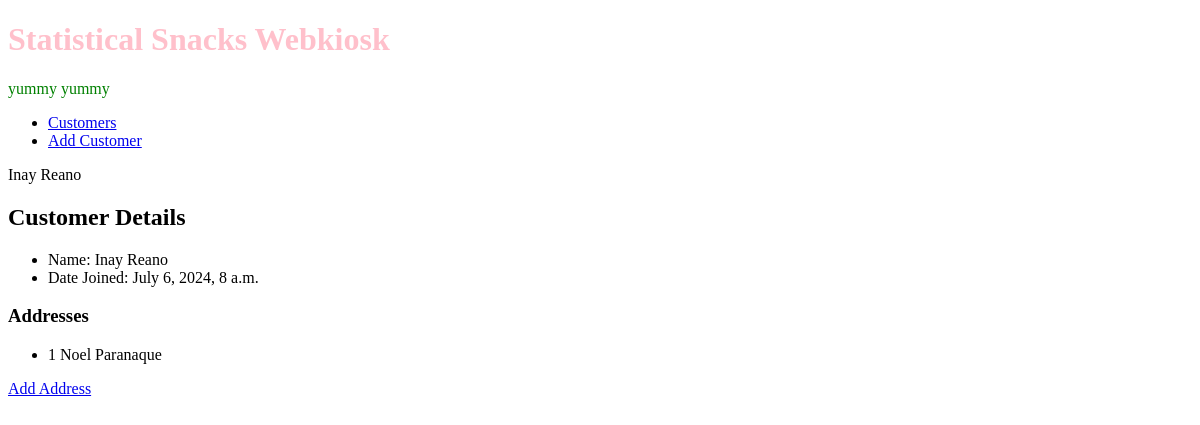
The app's page /webkiosk/customer/1/, older data.
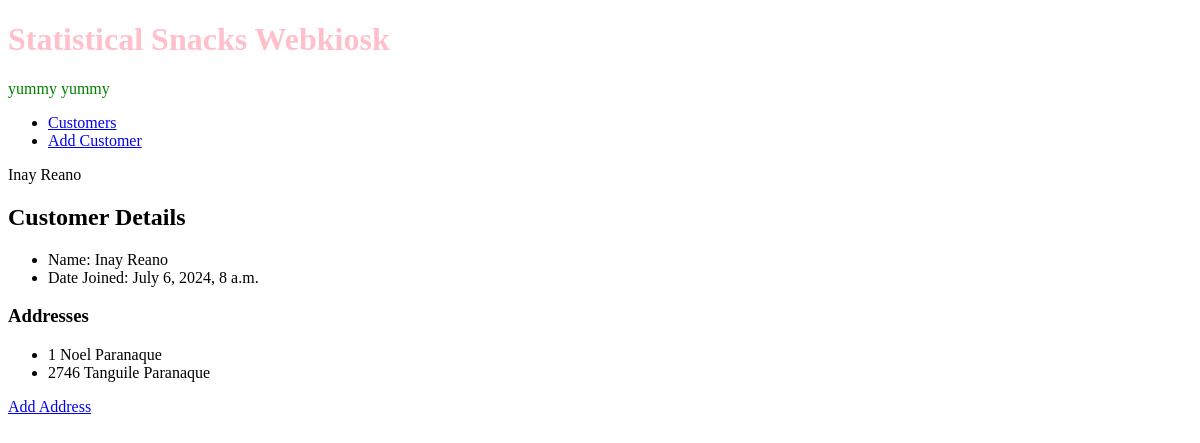
The same page, newer data.
### webkiosk/models.py (models this page shows, shortened)
class Address(models.Model):
    street = models.CharField(max_length=50)
    city = models.CharField(max_length=50)
    customer = models.ForeignKey(Customer, on_delete=models.CASCADE)

### webkiosk/views.py (the view)
# urls.py: path('customer/<int:pk>/', views.listcustomerdetails, name='customer-details'),
def listcustomerdetails(request, pk):
    c = get_object_or_404(Customer, id=pk)
    context = {'customer': c}
    return render(request, 'webkiosk/customer_detail.html', context)

### webkiosk/templates/webkiosk/customer_detail.html
{% extends 'webkiosk/base_template.html' %}
{% block pagetitle %} {{customer.firstname}} {{customer.lastname}} {% endblock %}
{% block maincontent %}
<h2> Customer Details</h2>
<ul>
    <li>Name: {{customer.firstname}} {{customer.lastname}}</li>
    <li>Date Joined: {{ customer.date_joined }}</li>
</ul>
{% if customer.address_set.exists %}
<h3>Addresses</h3>
<ul>
    {% for address in customer.address_set.all %}
        <li>{{ address.street }} {{ address.city }}</li>
    {% endfor %}
</ul>
{% else %}
<p>No addresses found for this customer.</p>\
{% endif %}
<p><a href="{% url 'webkiosk:address-add' customer.id %}">Add Address</a></p>
{% endblock %}

Row changes from the older to the newer data that the page shows:
added Address: street "2746 Tanguile", city "Paranaque"
